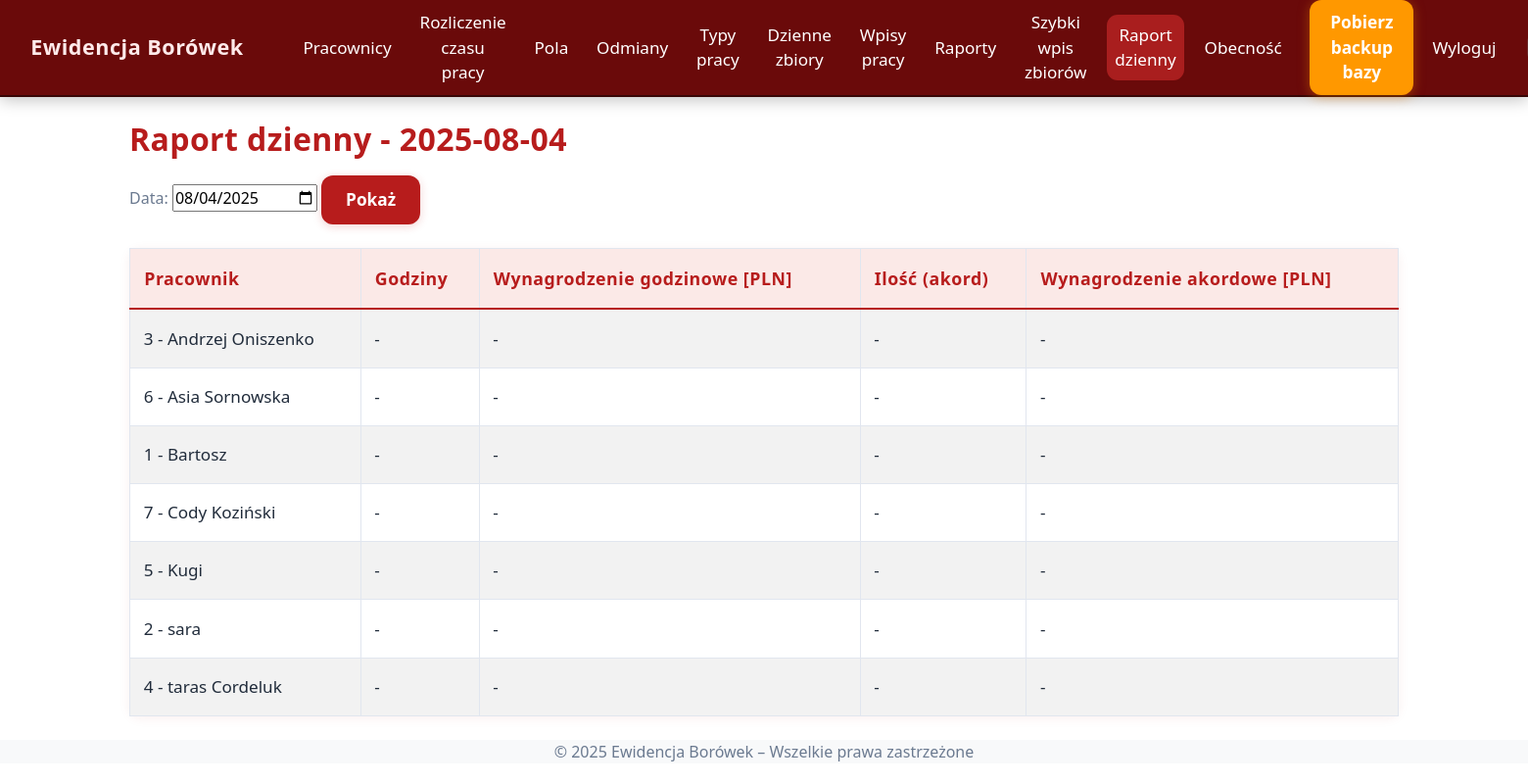
The page /daily_report (signed in) on the database its author committed.
### models.py (models this page shows)
class Employee(db.Model):
    id = db.Column(db.Integer, primary_key=True)
    external_id = db.Column(db.String(30), unique=True)
    name = db.Column(db.String(100), nullable=False)
    external_id = db.Column(db.String(50))
    hourly_rate = db.Column(db.Float, nullable=False, default=0.0)
    piece_rate = db.Column(db.Float, nullable=False, default=0.0)
    is_active = db.Column(db.Boolean, default=True)
    entries = db.relationship('Entry', backref='employee', lazy=True, cascade="all, delete-orphan")
    harvests = db.relationship('DailyHarvest', backref='employee', lazy=True, cascade="all, delete-orphan")
    team = db.Column(db.String(64), nullable=True)

### app.py (the view)
@app.route('/daily_report', methods=['GET'])
@login_required
def daily_report():
    employees = Employee.query.order_by(Employee.name).all()
    selected_date = request.args.get('date')
    data = []
    if selected_date:
        selected_date_dt = datetime.strptime(selected_date, "%Y-%m-%d").date()
    else:
        selected_date_dt = date.today()
    for emp in employees:
        hours = db.session.query(db.func.sum(Entry.hours)).filter(
            Entry.employee_id == emp.id,
            Entry.date == selected_date_dt,
            Entry.hours > 0
        ).scalar() or 0
        hourly_pay = round(hours * emp.hourly_rate, 2)
        entries_piece = db.session.query(Entry).filter(
            Entry.employee_id == emp.id,
            Entry.date == selected_date_dt,
            Entry.quantity > 0
        ).all()
        quantity = sum(e.quantity or 0 for e in entries_piece)
        piece_pay = 0
        for e in entries_piece:
            modifier = 1.0
            if e.variety and hasattr(e.variety, "piece_rate_modifier"):
                modifier = e.variety.piece_rate_modifier
            piece_pay += (e.quantity or 0) * (e.piece_rate if e.piece_rate is not None else emp.piece_rate) * modifier
        piece_pay = round(piece_pay, 2)
        data.append({
            'employee': emp,
            'hours': hours,
            'hourly_pay': hourly_pay,
            'quantity': quantity,
            'piece_pay': piece_pay
        })
    return render_template(
        'daily_report.html',
        data=data,
        selected_date=selected_date_dt.strftime('%Y-%m-%d')
    )

### app.py (called while the page is built)
@app.context_processor
def inject_now():
    return {'current_year': datetime.now().year}

@app.context_processor
def inject_now():
    return {'current_year': datetime.now().year}

@login_manager.user_loader
def load_user(user_id):
    return User.query.get(int(user_id))

### templates/daily_report.html
{% extends "base.html" %}
{% block content %}
<h2>Raport dzienny - {{ selected_date }}</h2>
<form method="get" class="mb-4">
    <label for="date">Data:</label>
    <input type="date" id="date" name="date" value="{{ selected_date }}">
    <button type="submit" class="btn btn-primary btn-sm">Pokaż</button>
</form>
<table class="table table-striped table-bordered">
    <thead>
        <tr>
            <th>Pracownik</th>
            <th>Godziny</th>
            <th>Wynagrodzenie godzinowe [PLN]</th>
            <th>Ilość (akord)</th>
            <th>Wynagrodzenie akordowe [PLN]</th>
        </tr>
    </thead>
    <tbody>
        {% for row in data %}
        <tr>
            <td>
                {% if row.employee.external_id %}
                    {{ row.employee.external_id }} -
                {% else %}
                    {{ row.employee.id }} -
                {% endif %}
                {{ row.employee.name }}
            </td>
            <td>{{ "%.2f"|format(row.hours) if row.hours else "-" }}</td>
            <td>{{ "%.2f"|format(row.hourly_pay) if row.hours else "-" }}</td>
            <td>{{ "%.2f"|format(row.quantity) if row.quantity else "-" }}</td>
            <td>{{ "%.2f"|format(row.piece_pay) if row.quantity else "-" }}</td>
        </tr>
        {% endfor %}
    </tbody>
</table>
{% endblock %}

### static/style.css (style rules this page uses)
body { font-family: 'Segoe UI', Tahoma, Geneva, Verdana, sans-serif; background-color: #f8f9fa; color: #343a40; transition: background 0.3s, color 0.3s; }
:root { --bg: #ffffff; --text: #222222; --navbar: #6a0a0a; --footer: #f8f9fa; --tile: #8D0707; --tile-hover: #ad1d1d; --tile-shadow: 0 4px 24px #0002; --tile-glow: 0 0 12px #d32f2f88; }
body { background: var(--bg); color: var(--text); }

### static/custom.css (style rules this page uses)
body { min-height: 100vh; background: linear-gradient(135deg, #b71c1c 0%, #ff5252 100%); color: #23272f; font-family: 'Segoe UI', 'Arial', sans-serif; }
.table, .table-bordered, .table-striped { background: #fff !important; border-radius: 10px !important; box-shadow: 0 2px 12px #b71c1c11; color: #212c3b !important; border: 1px solid #e1e6ef !important; }
.table th, .table td { border: 1px solid #e1e6ef !important; padding: 0.95em 0.8em !important; vertical-align: middle; font-size: 1.07em; color: #212c3b !important; font-weight: 500; background: #fff !important; }
.table thead th { background: #fbe9e7 !important; color: #b71c1c !important; font-size: 1.11em; font-weight: 700; letter-spacing: 0.03em; border-bottom: 2.5px solid #b71c1c !important; }
.table-striped > tbody > tr:nth-of-type(odd) { background-color: #f6fafd !important; }
h1, h2, h3, h4, h5 { color: #b71c1c; font-weight: 800; letter-spacing: 0.4px; margin-bottom: 1.1rem; text-shadow: 0 2px 10px #fff3; }
label, .text-muted, .text-secondary, .muted, .secondary, small { color: #6b7a90 !important; opacity: 1 !important; font-weight: 500; }
.btn, button, .btn-primary, .btn-success, .btn-danger, .btn-info, .btn-secondary { border-radius: 0.7em !important; font-weight: 700; font-size: 1.08em; box-shadow: 0 2px 10px #b71c1c33; border: none !important; transition: background 0.15s, color 0.15s, box-shadow 0.09s; padding: 0.7em 1.45em; }
.btn-primary, .btn-danger { background: #b71c1c; color: #fff !important; }

### templates/base.html (style rules this page uses)
:root { --bg: #ffffff; --text: #222222; --navbar: #6a0a0a; --footer: #f8f9fa; }
body { background: var(--bg); color: var(--text); transition: background 0.3s, color 0.3s; }

### rows shown on the page
Employee: employee.id "3", employee.name "Andrzej Oniszenko"
Employee: employee.id "6", employee.name "Asia Sornowska"
Employee: employee.id "1", employee.name "Bartosz"
Employee: employee.id "7", employee.name "Cody Koziński"
Employee: employee.id "5", employee.name "Kugi"
Employee: employee.id "2", employee.name "sara"
Employee: employee.id "4", employee.name "taras Cordeluk"

### other values the page prints
{{ selected_date }} "2025-08-04"
{{ "%.2f"|format(row.hours) if row.hours else "-" }} "-" "-" "-" "-" "-" "-" "-"
{{ "%.2f"|format(row.hourly_pay) if row.hours else "-" }} "-" "-" "-" "-" "-" "-" "-"
{{ "%.2f"|format(row.quantity) if row.quantity else "-" }} "-" "-" "-" "-" "-" "-" "-"
{{ "%.2f"|format(row.piece_pay) if row.quantity else "-" }} "-" "-" "-" "-" "-" "-" "-"
